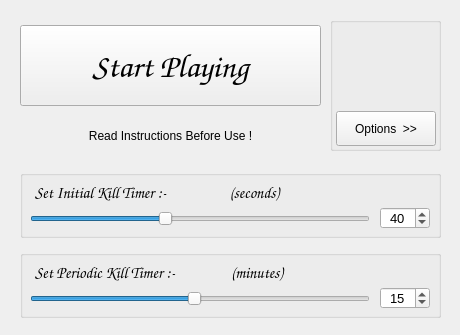
<?xml version="1.0" encoding="UTF-8"?>
<ui version="4.0">
 <class>window</class>
 <widget class="QWidget" name="window">
  <property name="geometry">
   <rect>
    <x>0</x>
    <y>0</y>
    <width>460</width>
    <height>335</height>
   </rect>
  </property>
  <property name="sizePolicy">
   <sizepolicy hsizetype="Preferred" vsizetype="Fixed">
    <horstretch>0</horstretch>
    <verstretch>0</verstretch>
   </sizepolicy>
  </property>
  <property name="minimumSize">
   <size>
    <width>460</width>
    <height>335</height>
   </size>
  </property>
  <property name="maximumSize">
   <size>
    <width>750</width>
    <height>335</height>
   </size>
  </property>
  <property name="windowTitle">
   <string>BLauncher v1.19  - Minecraft Windows 10 Edition</string>
  </property>
  <property name="windowIcon">
   <iconset>
    <normaloff>assets/logo.ico</normaloff>assets/logo.ico</iconset>
  </property>
  <widget class="QPushButton" name="startb">
   <property name="enabled">
    <bool>true</bool>
   </property>
   <property name="geometry">
    <rect>
     <x>20</x>
     <y>25</y>
     <width>301</width>
     <height>81</height>
    </rect>
   </property>
   <property name="sizePolicy">
    <sizepolicy hsizetype="Fixed" vsizetype="Fixed">
     <horstretch>0</horstretch>
     <verstretch>0</verstretch>
    </sizepolicy>
   </property>
   <property name="font">
    <font>
     <family>Comic Sans MS</family>
     <pointsize>25</pointsize>
     <weight>50</weight>
     <italic>false</italic>
     <bold>false</bold>
     <underline>false</underline>
     <strikeout>false</strikeout>
     <stylestrategy>PreferAntialias</stylestrategy>
     <kerning>true</kerning>
    </font>
   </property>
   <property name="mouseTracking">
    <bool>false</bool>
   </property>
   <property name="toolTip">
    <string>Activate Exploit and Launch Game.</string>
   </property>
   <property name="text">
    <string>Start Playing</string>
   </property>
  </widget>
  <widget class="QGroupBox" name="groupBox">
   <property name="geometry">
    <rect>
     <x>20</x>
     <y>170</y>
     <width>421</width>
     <height>68</height>
    </rect>
   </property>
   <property name="toolTip">
    <string>Keep adjusting this slider till you get desired results.</string>
   </property>
   <property name="title">
    <string/>
   </property>
   <widget class="QSlider" name="slider1">
    <property name="geometry">
     <rect>
      <x>10</x>
      <y>38</y>
      <width>340</width>
      <height>21</height>
     </rect>
    </property>
    <property name="autoFillBackground">
     <bool>false</bool>
    </property>
    <property name="inputMethodHints">
     <set>Qt::ImhFormattedNumbersOnly</set>
    </property>
    <property name="minimum">
     <number>1</number>
    </property>
    <property name="maximum">
     <number>100</number>
    </property>
    <property name="pageStep">
     <number>10</number>
    </property>
    <property name="value">
     <number>40</number>
    </property>
    <property name="sliderPosition">
     <number>40</number>
    </property>
    <property name="orientation">
     <enum>Qt::Horizontal</enum>
    </property>
    <property name="tickPosition">
     <enum>QSlider::NoTicks</enum>
    </property>
    <property name="tickInterval">
     <number>1</number>
    </property>
   </widget>
   <widget class="QDoubleSpinBox" name="spinbox1">
    <property name="geometry">
     <rect>
      <x>360</x>
      <y>37</y>
      <width>50</width>
      <height>22</height>
     </rect>
    </property>
    <property name="font">
     <font>
      <pointsize>10</pointsize>
      <weight>50</weight>
      <bold>false</bold>
      <stylestrategy>PreferAntialias</stylestrategy>
     </font>
    </property>
    <property name="toolTip">
     <string/>
    </property>
    <property name="toolTipDuration">
     <number>2</number>
    </property>
    <property name="alignment">
     <set>Qt::AlignCenter</set>
    </property>
    <property name="buttonSymbols">
     <enum>QAbstractSpinBox::UpDownArrows</enum>
    </property>
    <property name="correctionMode">
     <enum>QAbstractSpinBox::CorrectToNearestValue</enum>
    </property>
    <property name="decimals">
     <number>0</number>
    </property>
    <property name="minimum">
     <double>1.000000000000000</double>
    </property>
    <property name="maximum">
     <double>100.000000000000000</double>
    </property>
    <property name="singleStep">
     <double>1.000000000000000</double>
    </property>
    <property name="stepType">
     <enum>QAbstractSpinBox::DefaultStepType</enum>
    </property>
    <property name="value">
     <double>40.000000000000000</double>
    </property>
   </widget>
   <widget class="QLabel" name="label">
    <property name="geometry">
     <rect>
      <x>15</x>
      <y>7</y>
      <width>381</width>
      <height>31</height>
     </rect>
    </property>
    <property name="font">
     <font>
      <family>Comic Sans MS</family>
      <pointsize>12</pointsize>
      <weight>50</weight>
      <italic>false</italic>
      <bold>false</bold>
      <underline>false</underline>
      <stylestrategy>PreferAntialias</stylestrategy>
      <kerning>true</kerning>
     </font>
    </property>
    <property name="text">
     <string>Set Initial Kill Timer :-                  (seconds)</string>
    </property>
   </widget>
  </widget>
  <widget class="QGroupBox" name="groupBox_3">
   <property name="geometry">
    <rect>
     <x>20</x>
     <y>250</y>
     <width>421</width>
     <height>68</height>
    </rect>
   </property>
   <property name="toolTip">
    <string>Decrease its value if your game becomes Trail while playing.</string>
   </property>
   <property name="title">
    <string/>
   </property>
   <widget class="QSlider" name="slider2">
    <property name="geometry">
     <rect>
      <x>10</x>
      <y>38</y>
      <width>340</width>
      <height>21</height>
     </rect>
    </property>
    <property name="autoFillBackground">
     <bool>false</bool>
    </property>
    <property name="inputMethodHints">
     <set>Qt::ImhFormattedNumbersOnly</set>
    </property>
    <property name="minimum">
     <number>1</number>
    </property>
    <property name="maximum">
     <number>30</number>
    </property>
    <property name="singleStep">
     <number>1</number>
    </property>
    <property name="pageStep">
     <number>5</number>
    </property>
    <property name="value">
     <number>15</number>
    </property>
    <property name="sliderPosition">
     <number>15</number>
    </property>
    <property name="orientation">
     <enum>Qt::Horizontal</enum>
    </property>
    <property name="tickPosition">
     <enum>QSlider::NoTicks</enum>
    </property>
    <property name="tickInterval">
     <number>1</number>
    </property>
   </widget>
   <widget class="QDoubleSpinBox" name="spinbox2">
    <property name="geometry">
     <rect>
      <x>360</x>
      <y>37</y>
      <width>50</width>
      <height>22</height>
     </rect>
    </property>
    <property name="font">
     <font>
      <pointsize>10</pointsize>
      <weight>50</weight>
      <bold>false</bold>
      <stylestrategy>PreferAntialias</stylestrategy>
     </font>
    </property>
    <property name="toolTip">
     <string/>
    </property>
    <property name="toolTipDuration">
     <number>2</number>
    </property>
    <property name="alignment">
     <set>Qt::AlignCenter</set>
    </property>
    <property name="buttonSymbols">
     <enum>QAbstractSpinBox::UpDownArrows</enum>
    </property>
    <property name="correctionMode">
     <enum>QAbstractSpinBox::CorrectToNearestValue</enum>
    </property>
    <property name="decimals">
     <number>0</number>
    </property>
    <property name="minimum">
     <double>1.000000000000000</double>
    </property>
    <property name="maximum">
     <double>30.000000000000000</double>
    </property>
    <property name="singleStep">
     <double>1.000000000000000</double>
    </property>
    <property name="stepType">
     <enum>QAbstractSpinBox::DefaultStepType</enum>
    </property>
    <property name="value">
     <double>15.000000000000000</double>
    </property>
   </widget>
   <widget class="QLabel" name="label_5">
    <property name="geometry">
     <rect>
      <x>15</x>
      <y>7</y>
      <width>381</width>
      <height>31</height>
     </rect>
    </property>
    <property name="font">
     <font>
      <family>Comic Sans MS</family>
      <pointsize>12</pointsize>
      <weight>50</weight>
      <italic>false</italic>
      <bold>false</bold>
      <underline>false</underline>
      <stylestrategy>PreferAntialias</stylestrategy>
      <kerning>true</kerning>
     </font>
    </property>
    <property name="text">
     <string>Set Periodic Kill Timer :-                (minutes)</string>
    </property>
   </widget>
  </widget>
  <widget class="QGroupBox" name="groupBox_2">
   <property name="geometry">
    <rect>
     <x>330</x>
     <y>17</y>
     <width>111</width>
     <height>134</height>
    </rect>
   </property>
   <property name="toolTip">
    <string notr="true"/>
   </property>
   <property name="statusTip">
    <string notr="true"/>
   </property>
   <property name="whatsThis">
    <string notr="true"/>
   </property>
   <property name="autoFillBackground">
    <bool>false</bool>
   </property>
   <property name="title">
    <string notr="true"/>
   </property>
   <property name="alignment">
    <set>Qt::AlignCenter</set>
   </property>
   <property name="flat">
    <bool>false</bool>
   </property>
   <widget class="QPushButton" name="optionb">
    <property name="geometry">
     <rect>
      <x>6</x>
      <y>94</y>
      <width>100</width>
      <height>35</height>
     </rect>
    </property>
    <property name="toolTip">
     <string>More Options !</string>
    </property>
    <property name="text">
     <string>Options  &gt;&gt;</string>
    </property>
    <property name="icon">
     <iconset>
      <normalon>../../../../../.designer/backup/assets/configure.png</normalon>
     </iconset>
    </property>
    <property name="iconSize">
     <size>
      <width>16</width>
      <height>16</height>
     </size>
    </property>
   </widget>
   <widget class="QLabel" name="BL_LOGO">
    <property name="geometry">
     <rect>
      <x>14</x>
      <y>8</y>
      <width>85</width>
      <height>85</height>
     </rect>
    </property>
    <property name="text">
     <string/>
    </property>
    <property name="textFormat">
     <enum>Qt::PlainText</enum>
    </property>
    <property name="pixmap">
     <pixmap>assets/bl_logo.png</pixmap>
    </property>
    <property name="scaledContents">
     <bool>true</bool>
    </property>
    <property name="alignment">
     <set>Qt::AlignCenter</set>
    </property>
   </widget>
  </widget>
  <widget class="QPushButton" name="fix2b">
   <property name="geometry">
    <rect>
     <x>600</x>
     <y>120</y>
     <width>125</width>
     <height>35</height>
    </rect>
   </property>
   <property name="mouseTracking">
    <bool>false</bool>
   </property>
   <property name="toolTip">
    <string>Use this button if you are unable to Install any apps from Microsoft Store.</string>
   </property>
   <property name="statusTip">
    <string notr="true"/>
   </property>
   <property name="whatsThis">
    <string notr="true"/>
   </property>
   <property name="layoutDirection">
    <enum>Qt::LeftToRight</enum>
   </property>
   <property name="autoFillBackground">
    <bool>false</bool>
   </property>
   <property name="styleSheet">
    <string notr="true"/>
   </property>
   <property name="text">
    <string>Store Fix</string>
   </property>
   <property name="icon">
    <iconset>
     <normalon>assets/configure.png</normalon>
    </iconset>
   </property>
   <property name="iconSize">
    <size>
     <width>20</width>
     <height>20</height>
    </size>
   </property>
   <property name="flat">
    <bool>false</bool>
   </property>
  </widget>
  <widget class="QPushButton" name="fix1b">
   <property name="geometry">
    <rect>
     <x>465</x>
     <y>120</y>
     <width>125</width>
     <height>35</height>
    </rect>
   </property>
   <property name="toolTip">
    <string>Use this button if your game crashes while playing.</string>
   </property>
   <property name="text">
    <string>Crash Fix</string>
   </property>
   <property name="icon">
    <iconset>
     <normalon>assets/configure.png</normalon>
    </iconset>
   </property>
   <property name="iconSize">
    <size>
     <width>16</width>
     <height>16</height>
    </size>
   </property>
  </widget>
  <widget class="QSpinBox" name="notif_duration">
   <property name="enabled">
    <bool>false</bool>
   </property>
   <property name="geometry">
    <rect>
     <x>676</x>
     <y>200</y>
     <width>42</width>
     <height>22</height>
    </rect>
   </property>
   <property name="minimum">
    <number>1</number>
   </property>
   <property name="maximum">
    <number>15</number>
   </property>
   <property name="value">
    <number>5</number>
   </property>
  </widget>
  <widget class="QPushButton" name="DISCORD">
   <property name="geometry">
    <rect>
     <x>476</x>
     <y>290</y>
     <width>100</width>
     <height>33</height>
    </rect>
   </property>
   <property name="toolTip">
    <string/>
   </property>
   <property name="text">
    <string/>
   </property>
   <property name="icon">
    <iconset>
     <normalon>assets/discord_join.png</normalon>
    </iconset>
   </property>
   <property name="iconSize">
    <size>
     <width>90</width>
     <height>35</height>
    </size>
   </property>
   <property name="flat">
    <bool>true</bool>
   </property>
  </widget>
  <widget class="QLabel" name="label_2">
   <property name="enabled">
    <bool>false</bool>
   </property>
   <property name="geometry">
    <rect>
     <x>460</x>
     <y>200</y>
     <width>201</width>
     <height>21</height>
    </rect>
   </property>
   <property name="font">
    <font>
     <strikeout>true</strikeout>
    </font>
   </property>
   <property name="text">
    <string>• Notification Duration  (seconds) :</string>
   </property>
  </widget>
  <widget class="QPushButton" name="YOUTUBE">
   <property name="geometry">
    <rect>
     <x>587</x>
     <y>290</y>
     <width>100</width>
     <height>33</height>
    </rect>
   </property>
   <property name="toolTip">
    <string/>
   </property>
   <property name="text">
    <string/>
   </property>
   <property name="icon">
    <iconset>
     <normalon>assets/yt_sub.png</normalon>
    </iconset>
   </property>
   <property name="iconSize">
    <size>
     <width>90</width>
     <height>25</height>
    </size>
   </property>
   <property name="flat">
    <bool>true</bool>
   </property>
  </widget>
  <widget class="QLabel" name="label_6">
   <property name="geometry">
    <rect>
     <x>460</x>
     <y>230</y>
     <width>281</width>
     <height>51</height>
    </rect>
   </property>
   <property name="frameShadow">
    <enum>QFrame::Plain</enum>
   </property>
   <property name="text">
    <string>NOTE : You need to Turn off &quot;Focus Assist&quot; in windows settings to recieve in-game notifications.</string>
   </property>
   <property name="textFormat">
    <enum>Qt::PlainText</enum>
   </property>
   <property name="wordWrap">
    <bool>true</bool>
   </property>
   <property name="indent">
    <number>1</number>
   </property>
  </widget>
  <widget class="QCheckBox" name="notif_agree">
   <property name="geometry">
    <rect>
     <x>460</x>
     <y>170</y>
     <width>271</width>
     <height>21</height>
    </rect>
   </property>
   <property name="toolTip">
    <string>You will recieve a Notification 30 seconds before any potential Crash may Occur.
Focus Assist may mute the notifications so make sure to turn off Focus Assist in Windows Settings :)</string>
   </property>
   <property name="text">
    <string>Get Potential Crash Alert (via Notification)</string>
   </property>
   <property name="iconSize">
    <size>
     <width>16</width>
     <height>16</height>
    </size>
   </property>
   <property name="checked">
    <bool>false</bool>
   </property>
  </widget>
  <widget class="QGroupBox" name="dev_info">
   <property name="geometry">
    <rect>
     <x>463</x>
     <y>10</y>
     <width>125</width>
     <height>101</height>
    </rect>
   </property>
   <property name="toolTip">
    <string notr="true"/>
   </property>
   <property name="statusTip">
    <string notr="true"/>
   </property>
   <property name="whatsThis">
    <string notr="true"/>
   </property>
   <property name="autoFillBackground">
    <bool>false</bool>
   </property>
   <property name="title">
    <string notr="true"/>
   </property>
   <property name="alignment">
    <set>Qt::AlignCenter</set>
   </property>
   <property name="flat">
    <bool>false</bool>
   </property>
   <widget class="QLabel" name="label_3">
    <property name="geometry">
     <rect>
      <x>0</x>
      <y>6</y>
      <width>125</width>
      <height>90</height>
     </rect>
    </property>
    <property name="font">
     <font>
      <family>Doppio One</family>
      <pointsize>13</pointsize>
      <weight>75</weight>
      <bold>true</bold>
      <underline>false</underline>
      <stylestrategy>PreferAntialias</stylestrategy>
      <kerning>true</kerning>
     </font>
    </property>
    <property name="mouseTracking">
     <bool>true</bool>
    </property>
    <property name="toolTip">
     <string extracomment="Visit BLauncher Website"/>
    </property>
    <property name="text">
     <string notr="true">&lt;a href=&quot;https://techarchives.rf.gd&quot;&gt;&lt;span style=&quot; color:#ffff00;&quot;&gt;BLauncher&lt;br&gt;v1.19&lt;/span&gt;&lt;/a&gt;</string>
    </property>
    <property name="alignment">
     <set>Qt::AlignCenter</set>
    </property>
    <property name="wordWrap">
     <bool>true</bool>
    </property>
    <property name="openExternalLinks">
     <bool>true</bool>
    </property>
    <property name="textInteractionFlags">
     <set>Qt::LinksAccessibleByMouse</set>
    </property>
   </widget>
  </widget>
  <widget class="QLabel" name="label_8">
   <property name="geometry">
    <rect>
     <x>600</x>
     <y>20</y>
     <width>111</width>
     <height>31</height>
    </rect>
   </property>
   <property name="frameShadow">
    <enum>QFrame::Plain</enum>
   </property>
   <property name="text">
    <string>• Theme :</string>
   </property>
   <property name="textFormat">
    <enum>Qt::PlainText</enum>
   </property>
   <property name="wordWrap">
    <bool>true</bool>
   </property>
   <property name="indent">
    <number>1</number>
   </property>
  </widget>
  <widget class="QComboBox" name="comboBox">
   <property name="geometry">
    <rect>
     <x>600</x>
     <y>51</y>
     <width>121</width>
     <height>21</height>
    </rect>
   </property>
  </widget>
  <widget class="QLabel" name="label_9">
   <property name="geometry">
    <rect>
     <x>600</x>
     <y>75</y>
     <width>51</width>
     <height>31</height>
    </rect>
   </property>
   <property name="frameShadow">
    <enum>QFrame::Plain</enum>
   </property>
   <property name="text">
    <string>• Author :</string>
   </property>
   <property name="textFormat">
    <enum>Qt::PlainText</enum>
   </property>
   <property name="wordWrap">
    <bool>true</bool>
   </property>
   <property name="indent">
    <number>1</number>
   </property>
  </widget>
  <widget class="QLabel" name="auth_name">
   <property name="geometry">
    <rect>
     <x>650</x>
     <y>75</y>
     <width>90</width>
     <height>31</height>
    </rect>
   </property>
   <property name="frameShadow">
    <enum>QFrame::Plain</enum>
   </property>
   <property name="text">
    <string/>
   </property>
   <property name="textFormat">
    <enum>Qt::PlainText</enum>
   </property>
   <property name="wordWrap">
    <bool>true</bool>
   </property>
   <property name="indent">
    <number>1</number>
   </property>
  </widget>
  <widget class="QLabel" name="label_11">
   <property name="geometry">
    <rect>
     <x>50</x>
     <y>125</y>
     <width>241</width>
     <height>21</height>
    </rect>
   </property>
   <property name="font">
    <font>
     <pointsize>9</pointsize>
    </font>
   </property>
   <property name="text">
    <string>Read Instructions Before Use !</string>
   </property>
   <property name="alignment">
    <set>Qt::AlignCenter</set>
   </property>
  </widget>
  <zorder>groupBox</zorder>
  <zorder>startb</zorder>
  <zorder>groupBox_3</zorder>
  <zorder>groupBox_2</zorder>
  <zorder>fix2b</zorder>
  <zorder>fix1b</zorder>
  <zorder>notif_duration</zorder>
  <zorder>DISCORD</zorder>
  <zorder>label_2</zorder>
  <zorder>YOUTUBE</zorder>
  <zorder>label_6</zorder>
  <zorder>notif_agree</zorder>
  <zorder>dev_info</zorder>
  <zorder>label_8</zorder>
  <zorder>comboBox</zorder>
  <zorder>label_9</zorder>
  <zorder>auth_name</zorder>
  <zorder>label_11</zorder>
 </widget>
 <tabstops>
  <tabstop>startb</tabstop>
 </tabstops>
 <resources/>
 <connections/>
</ui>
